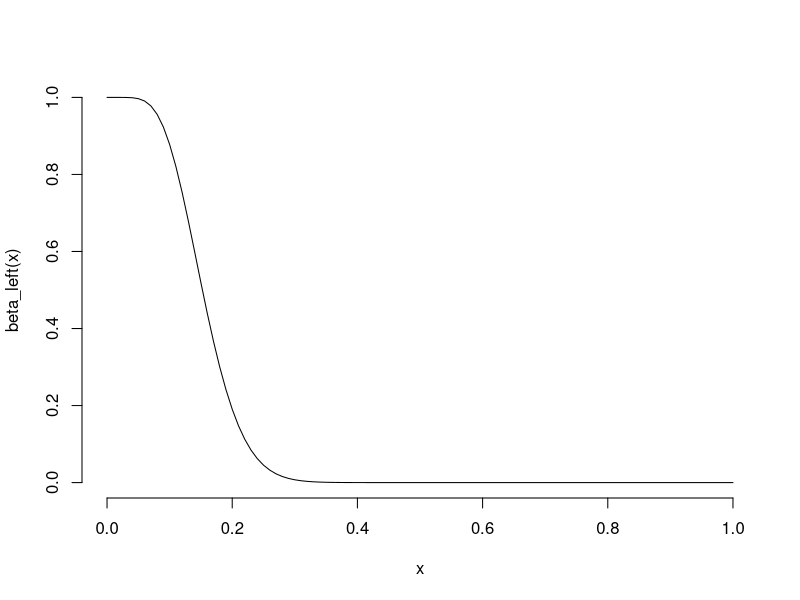
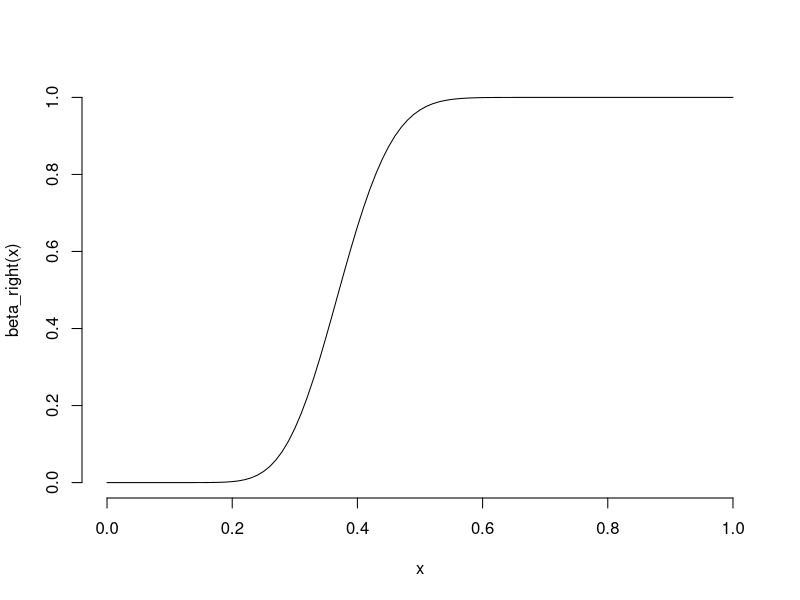
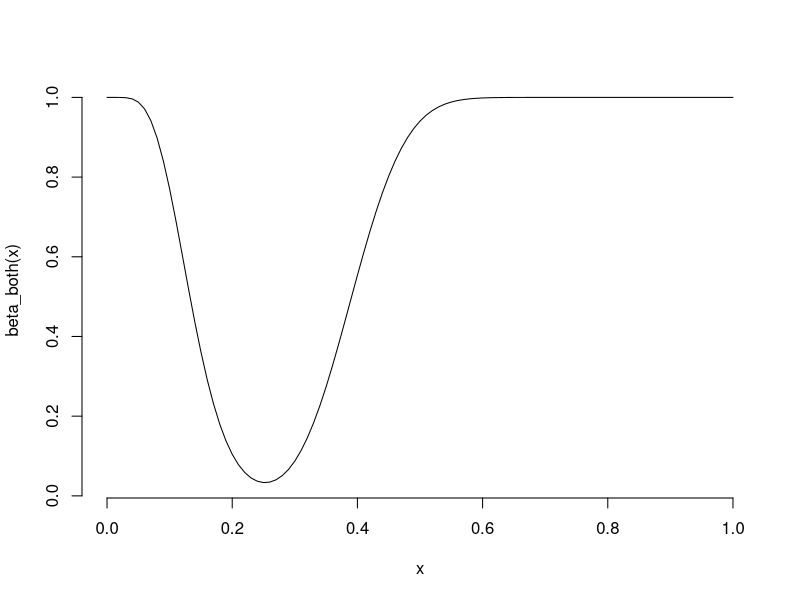
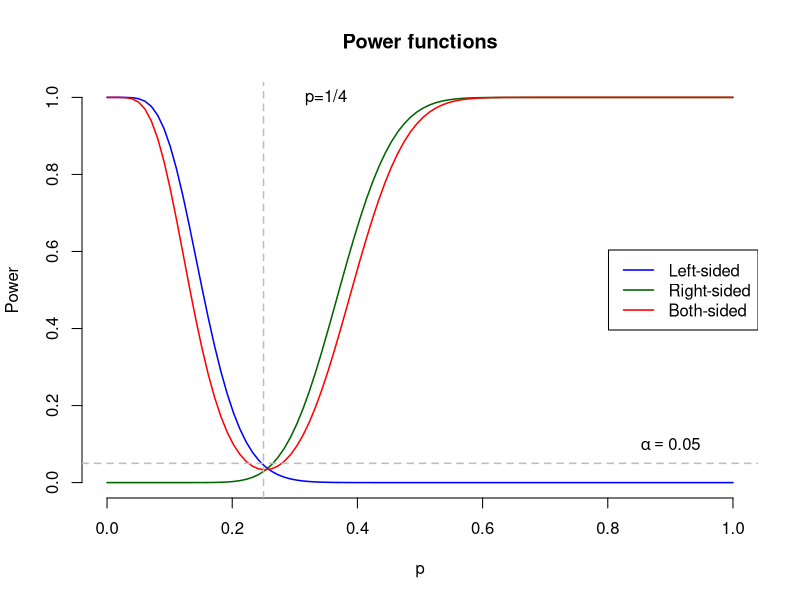
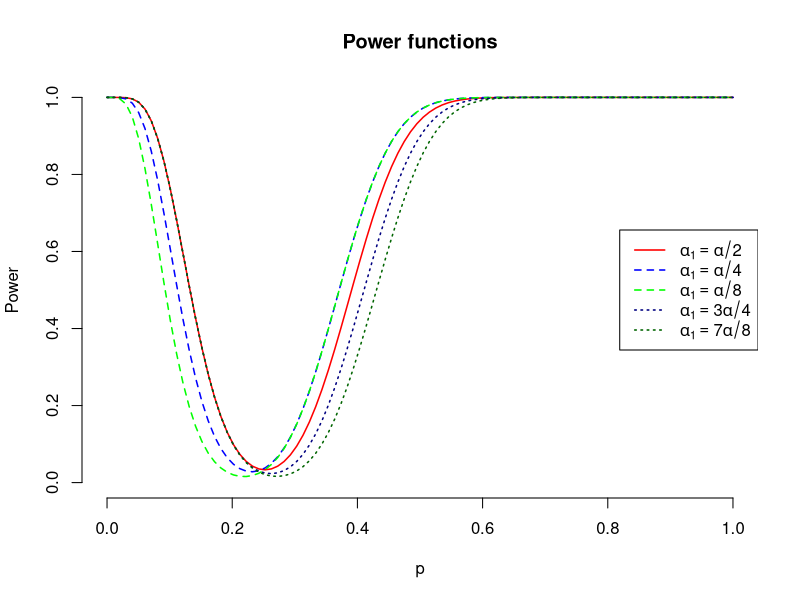
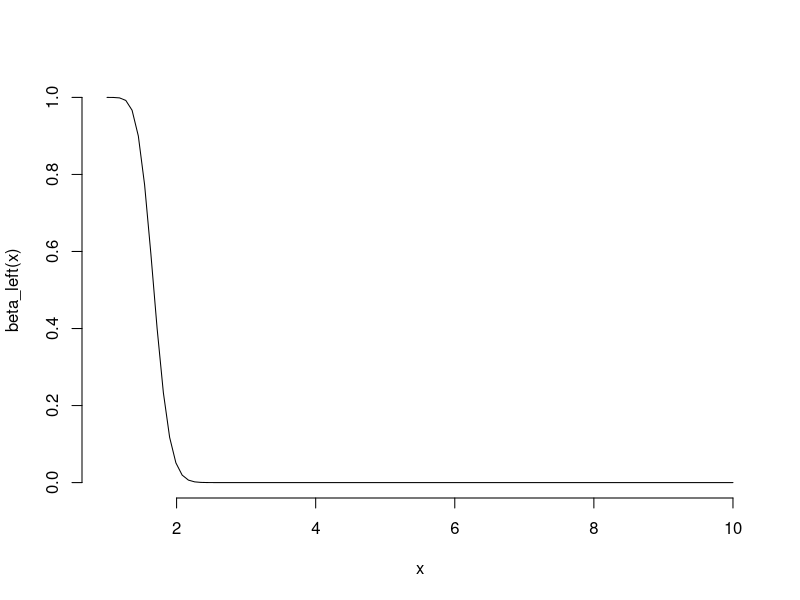
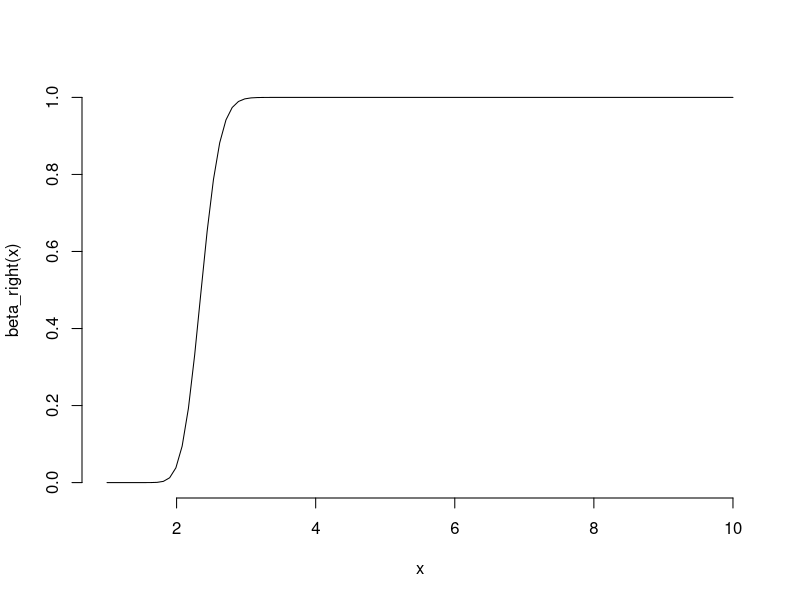
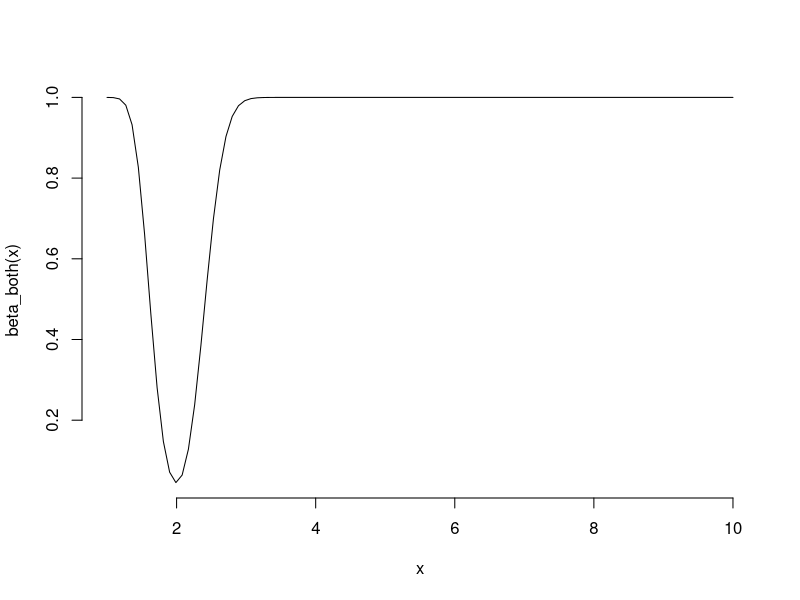

The R script that drew these images, in order:
#################################
##### Series 10, Exercise 1 #####
#################################

##### (a) #####
n <- 50
p_0 <- 1/4
alpha <- 0.05

pbinom(c(0:n),n,p_0) ## These are the possible sizes

c <- qbinom(alpha,n,p_0)
pbinom(c,n,p_0) # more than alpha, not b_{alpha;n,p_0}
c <- c-1
pbinom(c,n,p_0) ## this is our b_{alpha;n,p_0}
c_left <- c+1
print(c_left)

beta_left <- function(p){ # power function of the left-sided test
  pbinom(c_left-1,n,p)
}

curve(beta_left, frame=FALSE)

c <- qbinom(alpha,n,p_0,lower.tail=FALSE)
pbinom(c,n,p_0,lower.tail=FALSE) # less than alpha
pbinom(c-1,n,p_0,lower.tail=FALSE) # more than alpha
c_right <- c
print(c_right)

beta_right <- function(p){ # power function of the right-tailed test
  1 - pbinom(c_right,n,p)
}

curve(beta_right, frame=FALSE)

alpha1 <- alpha/2
alpha2 <- alpha/2
c1 <- qbinom(alpha1,n,p_0)
c2 <- qbinom(alpha2,n,p_0, lower.tail=FALSE)
pbinom(c1-1,n,p_0)
pbinom(c2,n,p_0,lower.tail=FALSE)

beta_both <- function(p){ #power function of the two-sided test
  pbinom(c1-1,n,p) + 1 - pbinom(c2,n,p)
}

curve(beta_both, frame=FALSE)

p <- seq(0,1,,100)
power_left <- sapply(p,beta_left)
power_right <- sapply(p,beta_right)
power_both <- sapply(p,beta_both)

plot(p,power_left,col="blue",type="l",lwd=1.5,ylim=c(0,1),
     frame=FALSE,xlab="p",ylab="Power",main="Power functions")
lines(p,power_right,col="darkgreen",type="l",lwd=1.5)
lines(p,power_both,col="red",type="l",lwd=1.5)
legend("right",c("Left-sided","Right-sided","Both-sided"),
       col=c("blue","darkgreen","red"),lwd=1.5)

abline(v=p_0,lty=2,col="gray",lwd=1.5)
text(0.35,1,labels=c("p=1/4"))
abline(h=alpha,lty=2,col="gray",lwd=1.5)
text(0.9,0.1,labels=expression(alpha == 0.05))

# phi_left has more power against H_left
# phi_right has more power against H_right
# phi_both has more power against H_both

### Effect of changing alpha1 & alpha2
beta_both2 <- function(p,alpha1){
  alpha2 <- alpha - alpha1
  c1 <- qbinom(alpha1,n,p_0)
  c2 <- qbinom(alpha2,n,p_0, lower.tail=FALSE)  
  pbinom(c1-1,n,p) + 1 - pbinom(c2,n,p)
}
power_both2 <- sapply(p,beta_both2,alpha1=alpha/4)
power_both3 <- sapply(p,beta_both2,alpha1=alpha/8)
power_both4 <- sapply(p,beta_both2,alpha1=3*alpha/4)
power_both5 <- sapply(p,beta_both2,alpha1=7*alpha/8)

plot(p,power_both,col="red",type="l",lwd=1.5,ylim=c(0,1),
     frame=FALSE,xlab="p",ylab="Power",main="Power functions")
lines(p,power_both2,col="blue",type="l",lty=2,lwd=1.5)
lines(p,power_both3,col="green",type="l",lty=2,lwd=1.5)
lines(p,power_both4,col="navy",type="l",lty=3,lwd=1.5)
lines(p,power_both5,col="darkgreen",type="l",lty=3,lwd=1.5)
legend("right",c(expression(alpha[1] == alpha/2),
                 expression(alpha[1] == alpha/4),
                 expression(alpha[1] == alpha/8),
                 expression(alpha[1] == 3*alpha/4),
                 expression(alpha[1] == 7*alpha/8)),
       col=c("red","blue","green","navy","darkgreen"),
       lty=c(1,2,2,3,3),lwd=1.5)

##########################################################
##########################################################
##########################################################

##### (b) #####
n <- 50
lambda_0 <- 2
alpha <- 0.05

c <- qpois(alpha,n*lambda_0)
ppois(c,n*lambda_0) # more than alpha, not b_{alpha;n,p_0}
c <- c-1
ppois(c,n*lambda_0) ## this is our b_{alpha;n,p_0}
c_left <- c+1
print(c_left)

beta_left <- function(lambda){ # power function of the left-sided test
  ppois(c_left-1,n*lambda)
}

curve(beta_left, from=1, to=10, frame=FALSE)

c <- qpois(alpha,n*lambda_0,lower.tail=FALSE)
ppois(c,n*lambda_0,lower.tail=FALSE) # less than alpha
ppois(c-1,n*lambda_0,lower.tail=FALSE) # more than alpha
c_right <- c
print(c_right)

beta_right <- function(lambda){ # power function of the right-tailed test
  1 - ppois(c_right,n*lambda)
}

curve(beta_right, from=1, to=10, frame=FALSE)

alpha1 <- alpha/2
alpha2 <- alpha/2
c1 <- qpois(alpha1,n*lambda_0)
c2 <- qpois(alpha2,n*lambda_0, lower.tail=FALSE)
ppois(c1-1,n*lambda_0)
ppois(c2,n*lambda_0,lower.tail=FALSE)

beta_both <- function(lambda){ #power function of the two-sided test
  ppois(c1-1,n*lambda) + 1 - ppois(c2,n*lambda)
}

curve(beta_both, from=1, to=10, frame=FALSE)

lambda <- seq(0.5,5,,100)
power_left <- sapply(lambda,beta_left)
power_right <- sapply(lambda,beta_right)
power_both <- sapply(lambda,beta_both)

plot(lambda,power_left,col="blue",type="l",lwd=1.5,ylim=c(0,1),
     frame=FALSE,xlab=expression(lambda),ylab="Power",
     main="Power functions")
lines(lambda,power_right,col="darkgreen",type="l",lwd=1.5)
lines(lambda,power_both,col="red",type="l",lwd=1.5)
legend("right",c("Left-sided","Right-sided","Both-sided"),
       col=c("blue","darkgreen","red"),lwd=1.5)

abline(v=lambda_0,lty=2,col="gray",lwd=1.5)
text(2.5,1,labels=expression(lambda == 1/4))
abline(h=alpha,lty=2,col="gray",lwd=1.5)
text(4.5,0.1,labels=expression(alpha == 0.05))

# phi_left has more power against H_left
# phi_right has more power against H_right
# phi_both has more power against H_both

### Effect of changing alpha1 & alpha2
beta_both2 <- function(lambda,alpha1){
  alpha2 <- alpha - alpha1
  c1 <- qpois(alpha1,n*lambda_0)
  c2 <- qpois(alpha2,n*lambda_0, lower.tail=FALSE)  
  ppois(c1-1,n*lambda) + 1 - ppois(c2,n*lambda)
}
power_both2 <- sapply(lambda,beta_both2,alpha1=alpha/4)
power_both3 <- sapply(lambda,beta_both2,alpha1=alpha/8)
power_both4 <- sapply(lambda,beta_both2,alpha1=3*alpha/4)
power_both5 <- sapply(lambda,beta_both2,alpha1=7*alpha/8)

plot(lambda,power_both,col="red",type="l",lwd=1.5,ylim=c(0,1),
     frame=FALSE,xlab=expression(lambda),ylab="Power",
     main="Power functions")
lines(lambda,power_both2,col="blue",type="l",lty=2,lwd=1.5)
lines(lambda,power_both3,col="green",type="l",lty=2,lwd=1.5)
lines(lambda,power_both4,col="navy",type="l",lty=3,lwd=1.5)
lines(lambda,power_both5,col="darkgreen",type="l",lty=3,lwd=1.5)
legend("right",c(expression(alpha[1] == alpha/2),
                 expression(alpha[1] == alpha/4),
                 expression(alpha[1] == alpha/8),
                 expression(alpha[1] == 3*alpha/4),
                 expression(alpha[1] == 7*alpha/8)),
       col=c("red","blue","green","navy","darkgreen"),
       lty=c(1,2,2,3,3),lwd=1.5)

##########################################################
##########################################################
##########################################################

##### (c) #####
theta_0 <- 1
alpha <- 0.05

c_left <- qunif(alpha,0,theta_0)
print(c_left)
punif(c_left,0,theta_0)

beta_left <- function(theta){ # power function of the left-sided test
  punif(c_left,0,theta)
}

curve(beta_left, from=0.5, to=5, frame=FALSE)

c_right <- qunif(alpha,0,theta_0,lower.tail=FALSE)
print(c_right)
punif(c_right,0,theta_0,lower.tail=FALSE)

beta_right <- function(theta){ # power function of the right-tailed test
  1 - punif(c_right,0,theta)
}

curve(beta_right, from=0.5, to=5, frame=FALSE)

alpha1 <- alpha/2
alpha2 <- alpha/2
c1 <- qunif(alpha1,0,theta_0)
c2 <- qunif(alpha2,0,theta_0, lower.tail=FALSE)
print(c1)
print(c2)

beta_both <- function(theta){ #power function of the two-sided test
  punif(c1,0,theta) + 1 - punif(c2,0,theta)
}

curve(beta_both, from=0.1, to=5, frame=FALSE)

theta <- seq(0.1,5,,100)
power_left <- sapply(theta,beta_left)
power_right <- sapply(theta,beta_right)
power_both <- sapply(theta,beta_both)

plot(theta,power_left,col="blue",type="l",lwd=1.5,ylim=c(0,1),
     frame=FALSE,xlab=expression(theta),ylab="Power",
     main="Power functions")
lines(theta,power_right,col="darkgreen",type="l",lwd=1.5)
lines(theta,power_both,col="red",type="l",lwd=1.5)
legend("right",c("Left-sided","Right-sided","Both-sided"),
       col=c("blue","darkgreen","red"),lwd=1.5)

abline(v=theta_0,lty=2,col="gray",lwd=1.5)
text(1.5,1,labels=expression(theta == 1))
abline(h=alpha,lty=2,col="gray",lwd=1.5)
text(4.5,0.1,labels=expression(alpha == 0.05))

# phi_left has more power against H_left
# phi_both has more power against H_both
# phi_right and phi_both seem to have similar power against H_right

##########################################################
##########################################################
##########################################################

##### (d) #####
mu_0 <- 5
alpha <- 0.05

c_left <- 2*mu_0 + sqrt(2)*qnorm(alpha)
print(c_left)
print(qnorm(alpha,mean=2*mu_0,sd=sqrt(2))) # same value
pnorm((c_left-2*mu_0)/sqrt(2))
pnorm(c_left, mean=2*mu_0, sd=sqrt(2)) # same value

beta_left <- function(mu){ # power function of the left-sided test
  pnorm((c_left-2*mu)/sqrt(2))
}

curve(beta_left, from=-5, to=15, frame=FALSE)

c_right <- 2*mu_0 - sqrt(2)*qnorm(alpha)
print(c_right)
print(qnorm(alpha,mean=2*mu_0,sd=sqrt(2),lower.tail=FALSE)) #same value
1-pnorm((c_right-2*mu_0)/sqrt(2))
pnorm(c_right,mean=2*mu_0,sd=sqrt(2),lower.tail=FALSE) #same value

beta_right <- function(mu){ # power function of the right-tailed test
  1 - pnorm((c_right-2*mu)/sqrt(2))
}

curve(beta_right, from=-5, to=15, frame=FALSE)

alpha1 <- alpha/2
alpha2 <- alpha/2
c1 <- 2*mu_0 + sqrt(2)*qnorm(alpha1)
c2 <- 2*mu_0 - sqrt(2)*qnorm(alpha2)
print(c1)
print(c2)

beta_both <- function(mu){ #power function of the two-sided test
  pnorm((c1-2*mu)/sqrt(2)) + 1 - pnorm((c2-2*mu)/sqrt(2))
}

curve(beta_both, from=-5, to=15, frame=FALSE)

mu <- seq(2,8,,100)
power_left <- sapply(mu,beta_left)
power_right <- sapply(mu,beta_right)
power_both <- sapply(mu,beta_both)

plot(mu,power_left,col="blue",type="l",lwd=1.5,ylim=c(0,1),
     frame=FALSE,xlab=expression(mu),ylab="Power",
     main="Power functions")
lines(mu,power_right,col="darkgreen",type="l",lwd=1.5)
lines(mu,power_both,col="red",type="l",lwd=1.5)
abline(v=mu_0,lty=2,col="gray",lwd=1.5)
text(5.5,0.4,labels=expression(mu == 5))
abline(h=alpha,lty=2,col="gray",lwd=1.5)
text(7.5,0.1,labels=expression(alpha == 0.05))
legend("top",c("Left-sided","Right-sided","Both-sided"),
       col=c("blue","darkgreen","red"),lwd=1.5)


# phi_left has more power against H_left
# phi_right has more power against H_right
# phi_both has more power against H_both


##########################################################
##########################################################
##########################################################

##### (e) #####
n <- 25
sigma_0 <- 10
alpha <- 0.05

c_left <- sigma_0*sqrt(n)*qnorm(alpha)
print(c_left)

beta_left <- function(sigma){ # power function of the left-sided test
  pnorm(c_left/(sqrt(n)*sigma))
}
beta_left(sigma_0) # size

curve(beta_left, from=1, to=20, frame=FALSE)

c_right <- sigma_0*sqrt(n)*qnorm(1-alpha)
print(c_right)

beta_right <- function(sigma){ # power function of the right-tailed test
  1 - pnorm(c_right/(sqrt(n)*sigma))
}
beta_right(sigma_0) #size

curve(beta_right, from=1, to=20, frame=FALSE)

alpha1 <- alpha/2
alpha2 <- alpha/2
c1 <- sigma_0*sqrt(n)*qnorm(alpha1)
c2 <- sigma_0*sqrt(n)*qnorm(1-alpha2)
print(c(c1,c2))

beta_both <- function(sigma){ #power function of the two-sided test
  pnorm(c1/(sqrt(n)*sigma)) + 1 - pnorm(c2/(sqrt(n)*sigma))
}
beta_both(sigma_0) #size

curve(beta_both, from=1, to=20, frame=FALSE)

sigma <- seq(0.1,30,,100)
power_left <- sapply(sigma,beta_left)
power_right <- sapply(sigma,beta_right)
power_both <- sapply(sigma,beta_both)

plot(sigma,power_left,col="blue",type="l",lwd=1.5,ylim=c(0,1),
     frame=FALSE,xlab=expression(sigma),ylab="Power",
     main="Power functions")
lines(sigma,power_right,col="darkgreen",type="l",lwd=1.5)
lines(sigma,power_both,col="red",type="l",lwd=1.5)
abline(v=sigma_0,lty=2,col="gray",lwd=1.5)
text(7.5,1,labels=expression(mu == 5))
abline(h=alpha,lty=2,col="gray",lwd=1.5)
text(28,0.1,labels=expression(alpha == 0.05))
legend("topright",c("Left-sided","Right-sided","Both-sided"),
       col=c("blue","darkgreen","red"),lwd=1.5)


# powers of phi_left and phi_right are the same
# phi_both has more power compared to the others
# none is suitable against H_left
